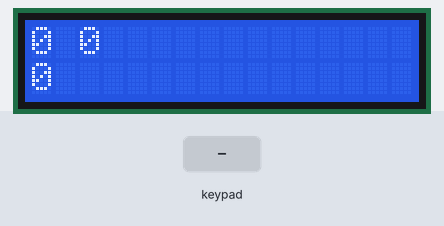
Bench run of a sketch on a simulated Arduino Uno, built with avr-gcc and run on an emulated ATmega328P. On the bench: 16×2 character LCD. Inputs (shaded band) come from the test bench.

Above: at 3.2 s.
3.3 s: keypad keys 7 6 5 4 A pressed 0.4 s apart
At 5.4 s:
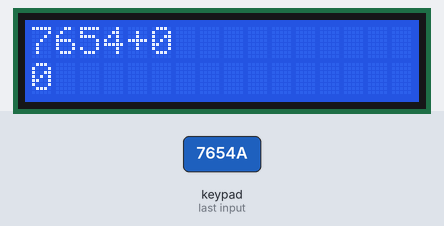
6.8 s: key 'C' pressed
At 8.0 s:
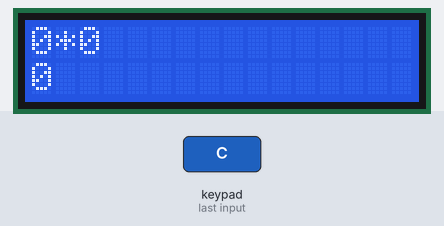
8.4 s: key '#' pressed
At 9.4 s:
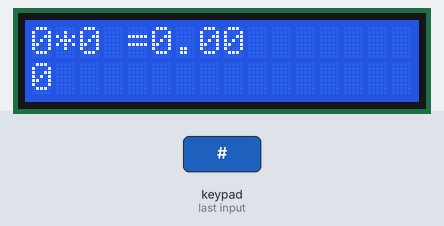
9.9 s: keypad keys 7 6 5 4 D pressed 0.4 s apart
At 12.7 s:
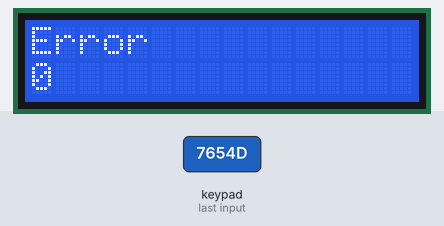
13.4 s: keypad keys 7 6 5 4 # pressed 0.4 s apart
At 15.6 s:
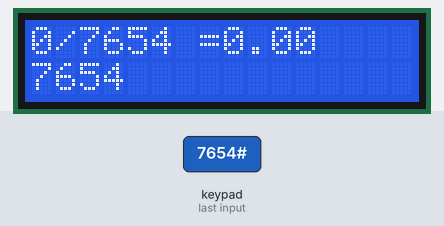
16.9 s: key 'A' pressed
At 18.4 s:
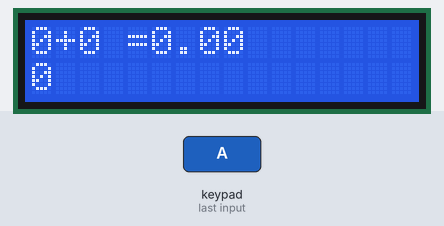
Timing chart, 0 to 19.5 s (numbered marks = the images above; inputs shaded):
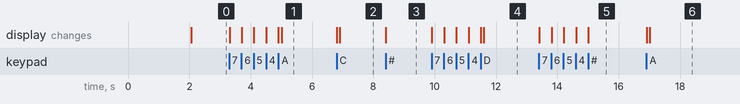

The sketch:

Calculator.ino
```cpp
#include <LiquidCrystal.h>

#include <Keypad.h>


const byte ROWS = 4;

const byte COLS = 4;


char keys[ROWS][COLS] = {


  {'1', '2', '3', 'A'},
  {'4', '5', '6', 'B'},
  {'7', '8', '9', 'C'},
  {'*', '0', '#', 'D'}


};


byte rowPins[ROWS] = { 7, 6, 5, 4 };

byte colPins[COLS] = { 3, 2, 1, 0 };


Keypad kpd = Keypad( makeKeymap(keys), rowPins, colPins, ROWS, COLS );


const int rs = 13, en = 12, d4 = 11, d5 = 10, d6 = 9, d7 = 8;

LiquidCrystal lcd(rs, en, d4, d5, d6, d7);


int count = 0,mod=0;
 double Num1,Num2,Number,Num3;

 char key,action;

 boolean result = false;


void setup() {

  lcd.begin(16, 2);

  lcd.setCursor(0, 1);

  lcd.print("Calculator");


   delay(2000);

    lcd.clear();

}


void loop() {


key = kpd.getKey();


if (key!=NO_KEY)

DetectButtons();


if (result==true){
  CalculateResult();

  if(mod != 0){
    DisplayError();
    delay(50);
    mod=0;
  }else{
    DisplayResult();
  }
}else{
  DisplayResult();
}


}


void DetectButtons()

{

     lcd.clear();

    if (key=='*')

    {Number=Num1=Num2=Num3=0; result=false;count=0;}

     if (key == '1'){
      if (Number==0){
        Number=1;
      }else{
        Number = (Number*10) + 1;
      }}

    if (key == '2'){
      if (Number==0){
        Number=2;
      }else{
        Number = (Number*10) + 2;
    }}

    if (key == '3'){
      if (Number==0){
        Number=3;
      }else{
        Number = (Number*10) + 3;
      }}

     if (key == '4'){
      if (Number==0){
        Number=4;
      }else{
        Number = (Number*10) + 4;
      }}

      if (key == '5'){
      if (Number==0){
        Number=5;
      }else{
        Number = (Number*10) + 5;
      }}

      if (key == '6'){
      if (Number==0){
        Number=6;
      }else{
        Number = (Number*10) + 6;
      }}

    if (key == '7'){
      if (Number==0){
        Number=7;
      }else{
        Number = (Number*10) + 7;
      }}

    if (key == '8'){
      if (Number==0){
        Number=8;
      }else{
        Number = (Number*10) + 8;
      }}

    if (key == '9'){
      if (Number==0){
        Number=9;
      }else{
        Number = (Number*10) + 9;
      }}

    if (key == '0'){
      if (Number==0){
        Number=0;
      }else{
        Number = (Number*10);
      }}

    if (key == '#'){
      Num2=Number;
      result = true;
}

      if (key == 'A' || key == 'B' || key == 'C' || key == 'D')
  {
    // Num1 = Num3;
    Num1 = Number;
    Number =0;

    if (key == 'A')
    {action = '+';
    if(count != 0){
      Num1 = Num3;
      Num2 = 0;
      Num3 = 0;
      Number = 0;
      }
    }

     if (key == 'B'){
      action = '-';
      if(count != 0){
      Num1 = Num3;
      Num2 = 0;
      Num3 = 0;
      Number = 0;
      }
      }

     if (key == 'C'){
      action = '*';
      if(count != 0){
      Num1 = Num3;
      Num2 = 0;
      Num3 = 0;
      Number = 0;
      }
      }

     if (key == 'D'){
      action = '/';
      if(count != 0){
        if(mod == 0){
          Num1 = Num3;
          Num2 = 0;
          Num3 = 0;
          Number = 0;
        }else{
          Num1 = Num3;
          Num2 = 0;
          Num3 = 0;
          Number = 0;
          mod = 0;
        }

      }
      }
    delay(100);

  }


}


void CalculateResult()

{

  if (action=='+'){
      Num3 = Num1 + Num2;
      ++count;
  }

  if (action=='-')

    Num3 = Num1-Num2;
    ++count;

  if (action=='*')

    Num3 = Num1*Num2;
    ++count;

  if (action=='/')
    if((long)Number == 0){
      mod++;
      ++count;
    }else{
      Num3 = Num1/Num2;
      ++count;
    }
}


void DisplayResult()

{
    lcd.setCursor(0, 0);
    lcd.print((long)Num1); lcd.print(action); lcd.print((long)Num2);
     if (result==true)

    {lcd.print(" ="); lcd.print(Num3);}


    lcd.setCursor(0, 1);

    lcd.print((long)Number);
    // lcd.print((long)Num1);lcd.print('-');lcd.print((long)Num2);lcd.print('-');lcd.print((long)Num3);lcd.print('-');lcd.print(Number);lcd.print('-');lcd.print(mod);lcd.print('-');lcd.print(count);
}

void DisplayError()
{
    lcd.setCursor(0, 0);

    lcd.print("Error");

    lcd.setCursor(0, 1);

    lcd.print((long)Number);
    // lcd.print((long)Num1);lcd.print('-');lcd.print((long)Num2);lcd.print('-');lcd.print((long)Num3);lcd.print('-');lcd.print((long)Number);lcd.print('-');lcd.print(count);lcd.print('-');lcd.print(mod);
    mod=0;
}
```

Measured:
- after the input at 3.3 s, the display: first changes at once (image 1 shows a later state)
- after the input at 6.8 s, the display: first changes at once (image 2 shows a later state)
- after the input at 8.4 s, the display: changes at once (image 3)
- after the input at 9.9 s, the display: first changes at once (image 4 shows a later state)
- after the input at 13.4 s, the display: first changes at once (image 5 shows a later state)
- after the input at 16.9 s, the display: first changes at once (image 6 shows a later state)
